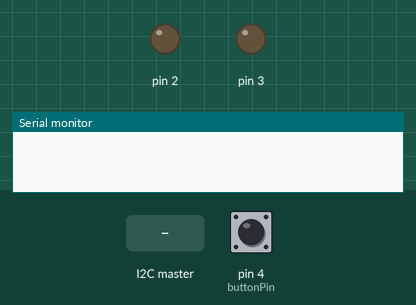
Simulated run of this sketch. Board: Arduino Uno, built with avr-gcc and run on an emulated ATmega328P. Parts: output pins drawn as LEDs (lit = HIGH), the last lines printed to the serial monitor. The test bench sets the inputs (shaded band); at power-on: pin 4 (buttonPin) HIGH.

Above: at 1.2 s.
1.3 s: pin 4 (buttonPin) pulled LOW for 1 s
At 2.4 s:
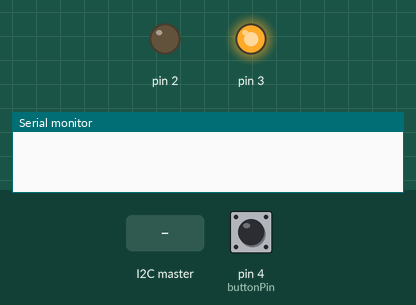
3.8 s: the I2C master sends the byte 1
At 12.4 s:
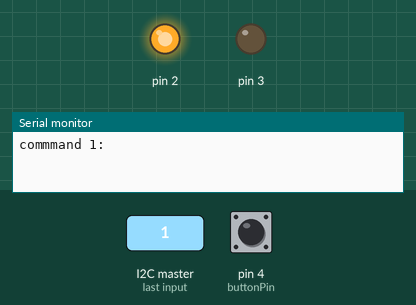
Timing chart, 0 to 13.5 s (numbered marks = the images above; inputs shaded):
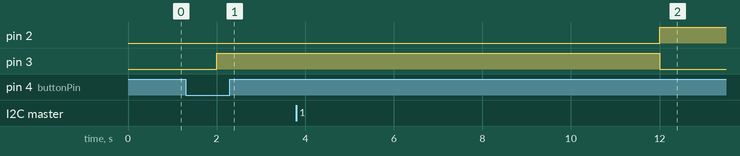

Measured:
- after the input at 1.3 s, pin 3: LOW → HIGH after 0.70 s

The sketch:

PumpController.ino
```cpp
#include <ArduinoJson.h>
#include <Wire.h>
#include <Pump.h>

uint8_t sentCMD = 0x00;
const int buttonPin = 4;
const int moistureSensorPin = A0;

int moistureThreshold = 200;
Pump pump1(2);
Pump pump2(3);

void setup() {
  Serial.begin(9600);

  pinMode(buttonPin, INPUT_PULLUP); // Enable internal pull-up resistor for button pin
  pinMode(moistureSensorPin, INPUT);

  // Start listening for requests and commands from master
  Wire.begin(1);
  Wire.onRequest(requestEvent);
  Wire.onReceive(receiveData);
}

void loop() {
  delay(1000);
  if (digitalRead(buttonPin) == LOW) {
    pump1.deactivate();
    pump2.activate();

    delay(10000);
    pump1.activate();
    pump2.deactivate();

    delay(5000);
    pump1.deactivate();
  }
}

void requestEvent() {
  StaticJsonDocument<256> doc;
  int moistureLevel = analogRead(moistureSensorPin);

  char json[256];
  if ( sentCMD == 0x01)
  {
    doc["moistureLevel"] = moistureLevel;
    serializeJson(doc, json);

    Serial.print("sent: ");
    Serial.print(sizeof(json));
    Serial.print(" : ");
    Serial.println(json);
    Wire.write(json);
  }

  if( sentCMD == 0x02)
  {
    int activated = pump1.getActivated();
    Wire.write(activated);
  }

  if( sentCMD == 0x03)
  {
    int activated = pump2.getActivated();
    Wire.write(activated);
  }

}

void receiveData(int byteCount) {
  uint8_t command = Wire.read();
  Serial.print("commmand ");
  Serial.print(command);
  Serial.print(": ");
  sentCMD = command;

  if ( sentCMD  == 0x04) pump1.activate();
  if ( sentCMD  == 0x05) pump1.deactivate();
  if ( sentCMD  == 0x06) pump2.activate();
  if ( sentCMD  == 0x07) pump2.deactivate();
}
```
